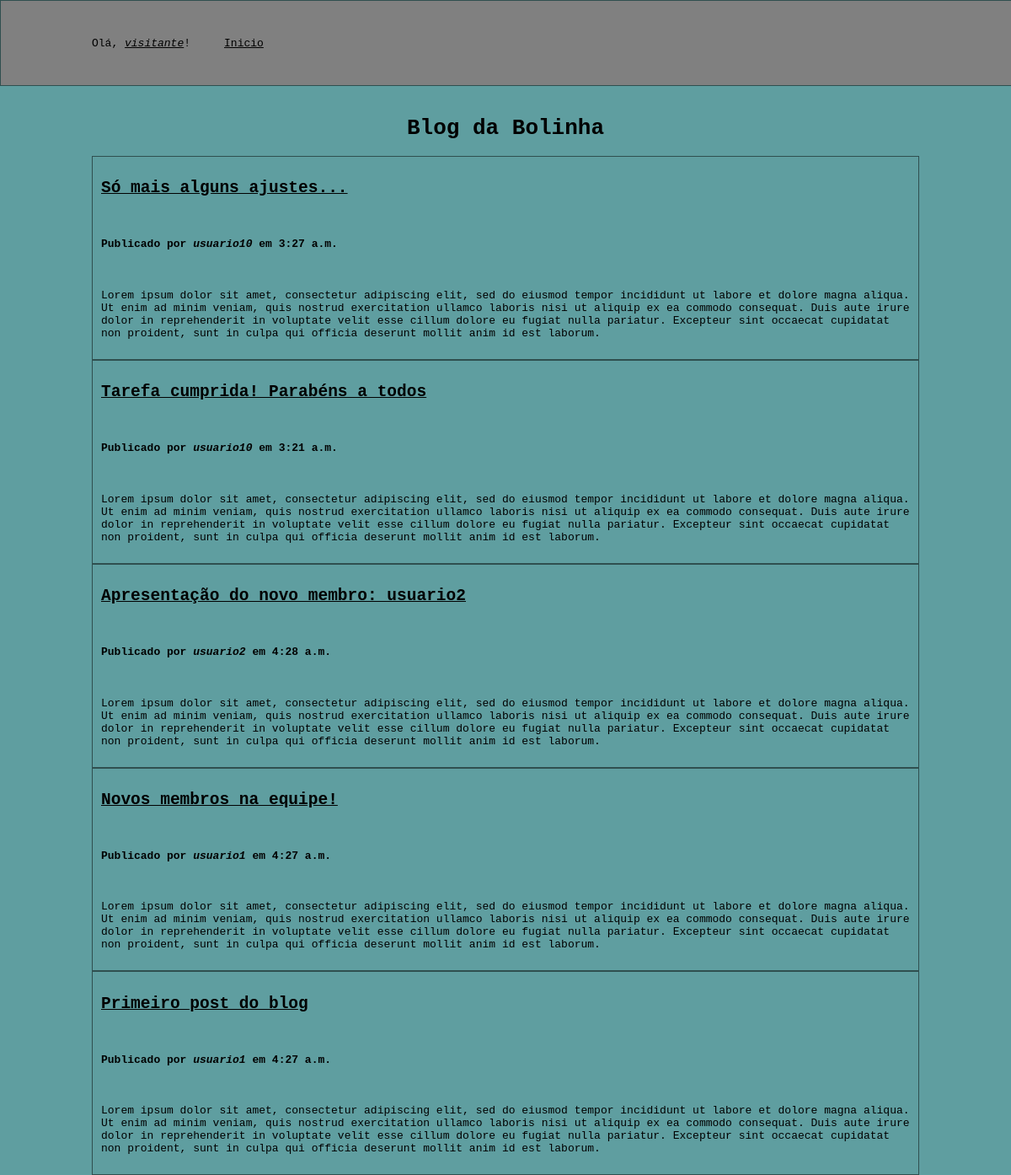
/posts/allposts, run on the app's committed database.
### posts/models.py (models this page shows, shortened)
class Post(models.Model):
    author = models.ForeignKey(User, related_name='user_posts', verbose_name="Autor", on_delete=models.PROTECT)
    title = models.CharField(verbose_name="Título", max_length=150)
    text = models.TextField(verbose_name="Texto", blank=False)
    post_date = models.TimeField(verbose_name="Data da postagem", auto_now_add=True, editable=False)
    last_edit = models.TimeField(verbose_name="Ultima edição", auto_now=True, editable=False)

### users/models.py (models this page shows)
class User(AbstractUser):
    username = models.CharField(verbose_name="Nome de usuário", max_length=50, unique=True)
    email = models.EmailField(verbose_name="E-mail", max_length=150, unique=True)
    password = models.CharField(verbose_name="Senha", max_length=50)
    first_name = models.CharField(editable=False, max_length=10)
    last_name = models.CharField(editable=False, max_length=10)
    is_staff = models.BooleanField(default=True, editable=False)
    is_superuser = models.BooleanField(default=False, editable=False)
    def __str__(self):
        return self.username

### posts/views.py (the view)
# urls.py: path("allposts", PostListView.as_view(), name="allposts"),
class PostListView(generic.ListView):
    model = Post
    context_object_name = 'posts'
    template_name = 'posts/allposts.html'

### templates/posts/allposts.html (shortened to what this page needs)
<!DOCTYPE html>
<html>
    <head>
    </head>
    <body>
        <div id="navbar">
            <p>Olá,
            {% if request.user.is_authenticated %}
                <a href="{% url 'users:details' request.user.pk %}"><i>{{request.user}}</i></a>!
            {% else %}
                <a href="{% url 'users:login' %}"><i>visitante</i></a>!
            {% endif %}
            </p>
            <p><a href="{% url 'posts:index' %}">Inicio</a></p>
        </div>
        <div id="conteudo">
            <h1 class="conteudo">Blog da Bolinha</h1>
            <div class="conteudo">
            {% for post in posts %}
                <div class="postagem">
                    <a href="{% url 'posts:detail' post.pk %}"><h2>{{post.title}}</h2></a>
                    <br>
                    <h4>Publicado por <i>{{post.author}}</i> em {{post.post_date}}</h4><br>
                    <p>{{post.text}}</p>
                </div>
            {% endfor %}
            </div>
        </div>
    </body>
</html>

### templates/posts/allposts.html (style rules this page uses)
body { font-family: monospace; background-color: cadetblue; margin: 0; display: flex; flex-direction: column; justify-content: center; }
#navbar { width: 100%; height: 10vh; border: 1px solid darkslategray; background-color: gray; padding: 10px 0px 10px 9vw; top: 0; position: fixed; display: flex; align-items: center; }
#navbar p { padding-right: 5vh; }
a { color: black; }
#conteudo { padding-top: 15vh; }
.conteudo { display: flex; flex-direction: column-reverse; align-items: center; }
.postagem { width: 80%; border: 1px solid darkslategray; padding: 10px 10px 10px 10px; }

### data on the page
Post: title "Primeiro post do blog", author "usuario1", post_date "4:27 a.m.", text "Lorem ipsum dolor sit amet, consectetur adipiscing elit, sed do eiusmod tempor incididunt ut labore et dolore magna aliqua. Ut enim ad minim veniam, quis nostrud exercitation ullamco laboris nisi ut aliquip ex ea commodo consequat. Duis aute irure dolor in reprehenderit in voluptate velit esse cillum dolore eu fugiat nulla pariatur. Excepteur sint occaecat cupidatat non proident, sunt in culpa qui officia deserunt mollit anim id est laborum."
Post: title "Novos membros na equipe!", author "usuario1", post_date "4:27 a.m.", text "Lorem ipsum dolor sit amet, consectetur adipiscing elit, sed do eiusmod tempor incididunt ut labore et dolore magna aliqua. Ut enim ad minim veniam, quis nostrud exercitation ullamco laboris nisi ut aliquip ex ea commodo consequat. Duis aute irure dolor in reprehenderit in voluptate velit esse cillum dolore eu fugiat nulla pariatur. Excepteur sint occaecat cupidatat non proident, sunt in culpa qui officia deserunt mollit anim id est laborum."
Post: title "Apresentação do novo membro: usuario2", author "usuario2", post_date "4:28 a.m.", text "Lorem ipsum dolor sit amet, consectetur adipiscing elit, sed do eiusmod tempor incididunt ut labore et dolore magna aliqua. Ut enim ad minim veniam, quis nostrud exercitation ullamco laboris nisi ut aliquip ex ea commodo consequat. Duis aute irure dolor in reprehenderit in voluptate velit esse cillum dolore eu fugiat nulla pariatur. Excepteur sint occaecat cupidatat non proident, sunt in culpa qui officia deserunt mollit anim id est laborum."
Post: title "Tarefa cumprida! Parabéns a todos", author "usuario10", post_date "3:21 a.m.", text "Lorem ipsum dolor sit amet, consectetur adipiscing elit, sed do eiusmod tempor incididunt ut labore et dolore magna aliqua. Ut enim ad minim veniam, quis nostrud exercitation ullamco laboris nisi ut aliquip ex ea commodo consequat. Duis aute irure dolor in reprehenderit in voluptate velit esse cillum dolore eu fugiat nulla pariatur. Excepteur sint occaecat cupidatat non proident, sunt in culpa qui officia deserunt mollit anim id est laborum."
Post: title "Só mais alguns ajustes...", author "usuario10", post_date "3:27 a.m.", text "Lorem ipsum dolor sit amet, consectetur adipiscing elit, sed do eiusmod tempor incididunt ut labore et dolore magna aliqua. Ut enim ad minim veniam, quis nostrud exercitation ullamco laboris nisi ut aliquip ex ea commodo consequat. Duis aute irure dolor in reprehenderit in voluptate velit esse cillum dolore eu fugiat nulla pariatur. Excepteur sint occaecat cupidatat non proident, sunt in culpa qui officia deserunt mollit anim id est laborum."
